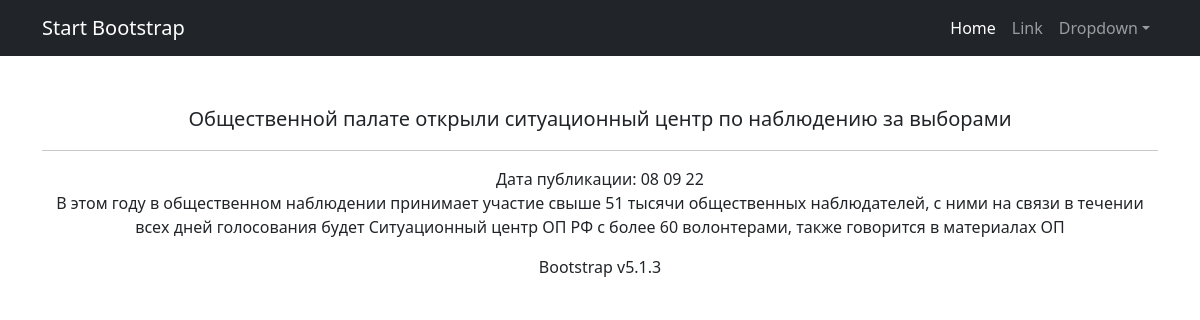
Screenshot of /news/1 with the database file from the repository.
### News_Portal/models.py (models this page shows, shortened)
class Post(models.Model):
    author = models.ForeignKey(Author, on_delete=models.CASCADE)
    Wahl = models.CharField(max_length=16, choices=AUFLISTUNG, default=Artikel)
    titel_name = models.CharField(max_length=212)
    text = models.TextField()
    ranking = models.FloatField(default=0.0)
    time_in = models.DateTimeField(auto_now_add=True)
    postCategory = models.ManyToManyField(Category, through='PostCategory')

### News_Portal/views.py (the view)
# urls.py: path('<int:pk>', New.as_view(), name='new'),
class New(DetailView):
    model = Post
    queryset = Post.objects.filter(Wahl='Nachricht')
    template_name = 'new.html'
    context_object_name = 'new'

### News_Portal/templatetags/custom_filter.py (called while the page is built)
@register.filter()
def censor(x):
    text_1 = ''
    if isinstance(x, str):
        for i in x.split():
            if i.lower() in WORDS:
                text_1 += i.replace(i, f'  {i[0]}{"*" * (len(i) - 1)}   ')
            else:
                text_1 += '   ' + i + '   '
        text_1 = ' '.join(text_1.split())
        return text_1

### Templates/new.html (shortened to what this page needs)
{% extends 'flatpages/default.html' %}
{% load custom_filter %}
{% block content %}
{{ new.titel_name|censor }}
<hr>
Дата публикации: {{new.time_in|date:'d m y' }}
<br>
{{new.text | censor }}
{% endblock content %}

### rows the page displays
Post: titel_name|censor "Общественной палате открыли ситуационный центр по наблюдению за выборами", time_in "08 09 22", text|censor "В этом году в общественном наблюдении принимает участие свыше 51 тысячи общественных наблюдателей, с ними на связи в течении всех дней голосования будет Ситуационный центр ОП РФ с более 60 волонтерами, также говорится в материалах ОП"
